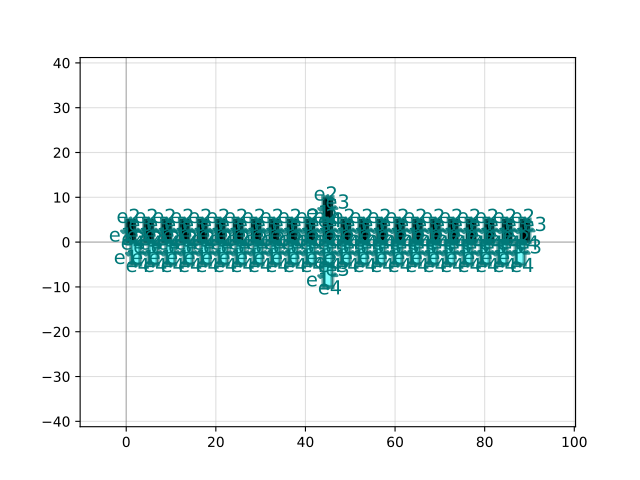

Generate this figure with Python:
import gdsfactory as gf

c = gf.components.litho_calipers(notch_size=(2.0, 5.0), notch_spacing=2.0, num_notches=11, offset_per_notch=0.1, row_spacing=0.0, layer1=(1, 0), layer2=(2, 0))
c.plot()
